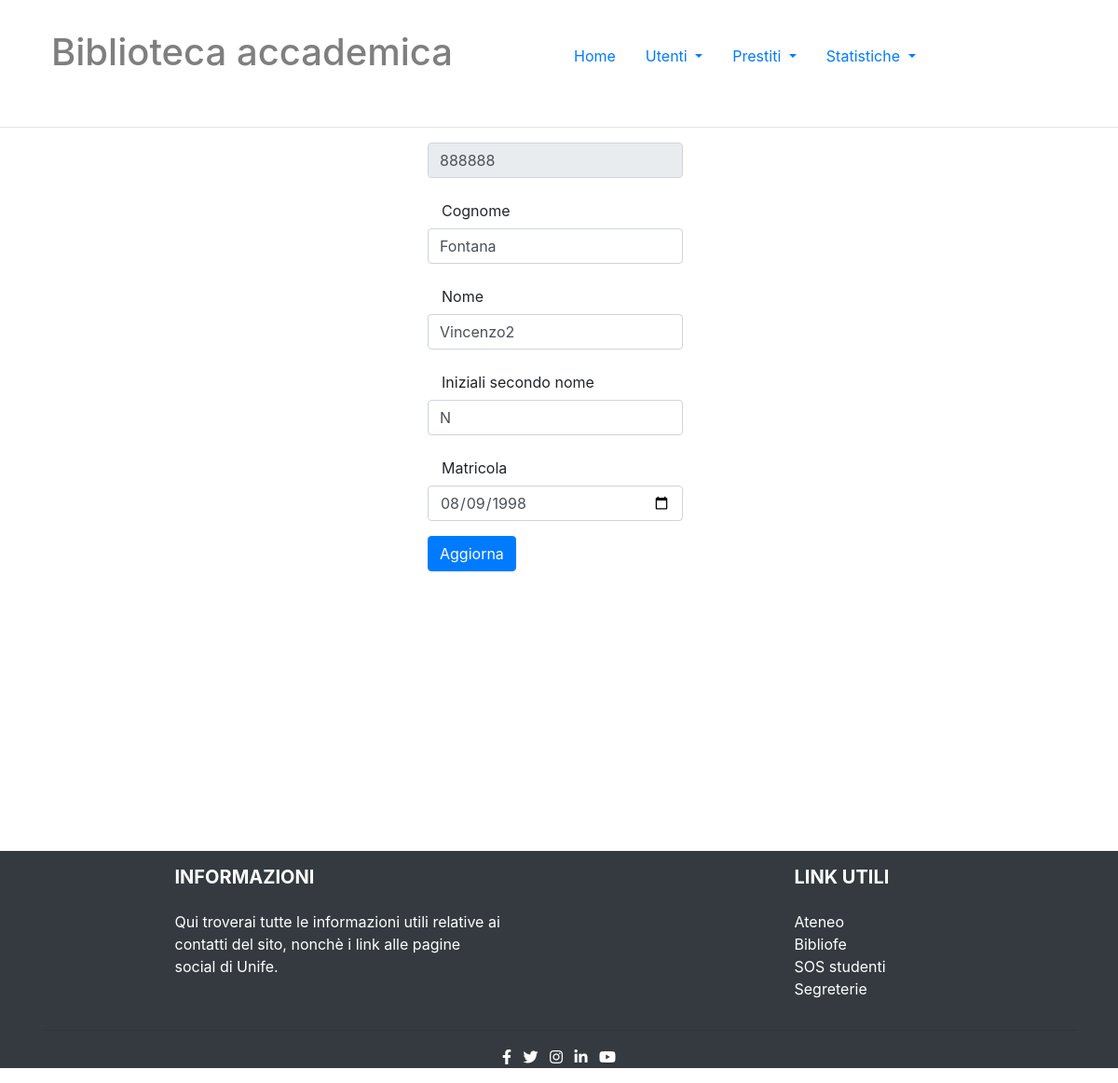
The app's page /modifica_utente.php?Matricola=888888 with its own data.
### tables this page shows
CREATE TABLE `UTENTE` (
  `Matricola` int(11) NOT NULL,
  `Cognome_utente` varchar(16) NOT NULL,
  `Nome_utente` varchar(16) NOT NULL,
  `Iniziali_sn_utente` char(1) DEFAULT NULL,
  `Data_n_utente` date DEFAULT NULL,
  PRIMARY KEY (`Matricola`)
);

### modifica_utente.php (the view, shortened to what this page needs)
<!DOCTYPE HTML>
<html>
<head>
	<?php include("connessione.php")?>
    <link rel="stylesheet" href="https://maxcdn.bootstrapcdn.com/bootstrap/4.5.0/css/bootstrap.min.css">
    <link rel="stylesheet" type="text/css" href="style.css" />
</head>
<body>
    <?php include("navbar.php");
    $Matricola = $_REQUEST['Matricola'];
    $query = "SELECT * FROM UTENTE where Matricola='" . $Matricola . "'";
    $result = mysqli_query($db, $query) or die(mysqli_error());
    $row = mysqli_fetch_assoc($result);
    ?>
    <?php
    if (isset($_POST['new']) && $_POST['new'] == 1) {
        $mat = $_REQUEST['Matricola'];
        $cognome = $_REQUEST['Cognome_utente'];
        $nome = $_REQUEST['Nome_utente'];
        $inizialisn = $_REQUEST['Iniziali_sn_utente'];
        $datanas = $_REQUEST['Data_n_utente'];
        $update = "UPDATE UTENTE SET Matricola='" . $mat . "',Cognome_utente='" . $cognome . "',
Nome_utente='" . $nome . "', Iniziali_sn_utente='" . $inizialisn . "',Data_n_utente='" . $datanas . "' WHERE Matricola='" . $mat . "'";
    ?><div class="container p-4"><?php
                                    mysqli_query($db, $update) or die(mysqli_error($db));
                                    $status = "Informazioni utente aggiornate.</br></br>
<a href='vista_utenti_princ.php'>Vedi record inseriti</a>";
                                    echo '<p class="text-danger text-center">' . $status . '</p>';
                                } else {
                                    ?>
            <div class="d-flex justify-content-center">
                <form name="form" method="POST" , action="">
                    <div class="form-group mr-2">
                        <div class="campoDisabilitato">
                            <input type="number" class="form-control" title="Matricola" name="Matricola" placeholder="Matricola" required value="<?php echo $row['Matricola']; ?>" disabled style="cursor: not-allowed;" />
                        </div>
                    </div>
                    <div class="form-group mr-2">
                        <label class="col-auto col-form-label">Cognome</label>
                        <input type="text" class="form-control" name="Cognome_utente" placeholder="Enter cognome" required value="<?php echo $row['Cognome_utente']; ?>" />
                    </div>
                    <div class="form-group mr-2">
                        <label class="col-auto col-form-label">Nome</label>
                        <input type="text" class="form-control" name="Nome_utente" placeholder="Enter nome" required value="<?php echo $row['Nome_utente']; ?>" />
                    </div>
                    <div class="form-group mr-2">
                        <label class="col-auto col-form-label">Iniziali secondo nome</label>
                        <input type="text" class="form-control" name="Iniziali_sn_utente" placeholder="Enter iniziali" value="<?php echo $row['Iniziali_sn_utente']; ?>" maxlength="1" />
                    </div>
                    <div class="form-group mr-2">
                        <label class="col-auto col-form-label">Matricola</label>
                        <input type="date" class="form-control" name="Data_n_utente" placeholder="Enter data nascita" required value="<?php echo $row['Data_n_utente']; ?>" min="1900-01-01" max=<?php echo date('Y-m-d', strtotime('-18 years')); ?> />
                    </div>
                    <button type="submit" value="Aggiorna" name="Aggiorna" class="btn btn-primary">Aggiorna</button>
                </form>
            <?php } ?>
            </div>
        <div class="col" style="height: 300px;">
        </div>
        <?php include("footer.php") ?>
</body>
</html>

### style.css (style rules this page uses)
.campoDisabilitato { position: relative; display: inline-block; color: red; font-size: 15px; }

### records on screen
utente: Matricola "888888", Cognome_utente "Fontana", Nome_utente "Vincenzo2", Iniziali_sn_utente "N", Data_n_utente "08/09/1998"
